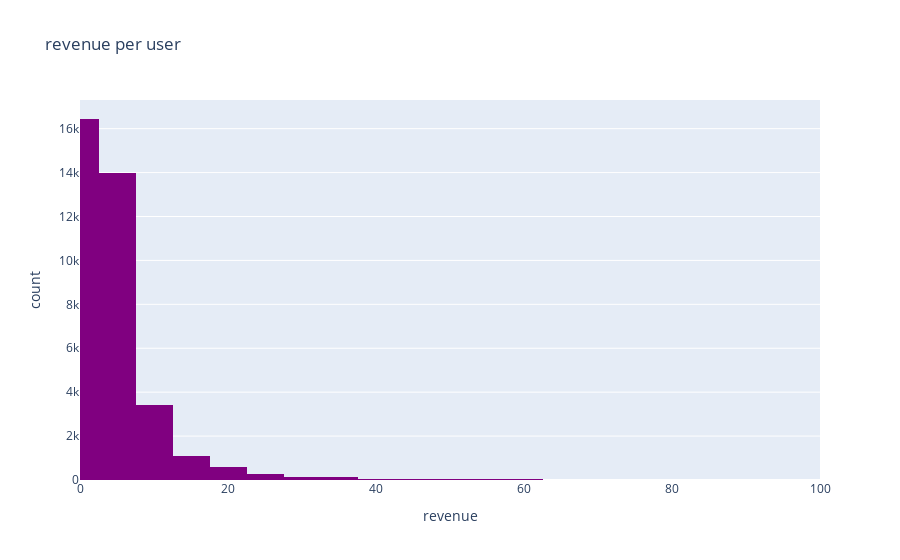

Source (notebook cell):
### Markdown cell above
because the percentage of the revenues that between 0 to 100 from the the total revenues is so high lets plot between the range of 0 to 100 to understand better the data distribution.

### Code cell
fig = px.histogram(revenue_per_user, x="revenue",color_discrete_sequence=['purple'],range_x=[0,100], title="revenue per user")
fig.show()

### Figure 1 — Plotly figure (JSON) as saved in the notebook; plotly's stock layout.template omitted (floating-point values rounded to 4 significant figures; data arrays with more than 128 entries replaced by an {"elided": "..."} marker saying what was removed)
{"data": [{"alignmentgroup": "True", "bingroup": "x", "hovertemplate": "revenue=%{x}<br>count=%{y}<extra></extra>", "legendgroup": "", "marker": {"color": "purple", "pattern": {"shape": ""}}, "name": "", "offsetgroup": "", "orientation": "v", "showlegend": false, "type": "histogram", "x": {"elided": "36523 float values"}, "xaxis": "x", "yaxis": "y"}], "layout": {"barmode": "relative", "legend": {"tracegroupgap": 0}, "title": {"text": "revenue per user"}, "xaxis": {"anchor": "y", "domain": [0, 1], "range": [0, 100], "title": {"text": "revenue"}}, "yaxis": {"anchor": "x", "domain": [0, 1], "title": {"text": "count"}}}}
